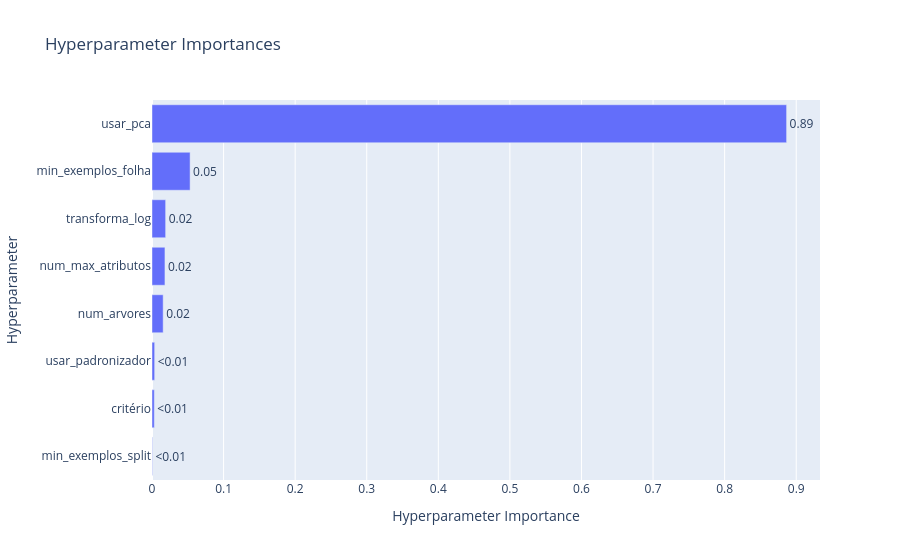

Source (notebook cell):
### Code cell
vis.plot_param_importances(estudo_hpc)

### Figure 1 — Plotly figure (JSON) as saved in the notebook; plotly's stock layout.template omitted (floating-point values rounded to 4 significant figures)
{"data": [{"cliponaxis": false, "hovertemplate": ["min_exemplos_split (IntDistribution): 0.0005167668664624286<extra></extra>", "critério (CategoricalDistribution): 0.0032461710933620914<extra></extra>", "usar_padronizador (CategoricalDistribution): 0.003716001819398477<extra></extra>", "num_arvores (IntDistribution): 0.015585963718728684<extra></extra>", "num_max_atributos (FloatDistribution): 0.018095456966772706<extra></extra>", "transforma_log (CategoricalDistribution): 0.019059104790623973<extra></extra>", "min_exemplos_folha (IntDistribution): 0.05322112515444236<extra></extra>", "usar_pca (CategoricalDistribution): 0.8865594095902093<extra></extra>"], "name": "Objective Value", "orientation": "h", "text": ["<0.01", "<0.01", "<0.01", "0.02", "0.02", "0.02", "0.05", "0.89"], "textposition": "outside", "type": "bar", "x": [0.0005168, 0.003246, 0.003716, 0.01559, 0.0181, 0.01906, 0.05322, 0.8866], "y": ["min_exemplos_split", "critério", "usar_padronizador", "num_arvores", "num_max_atributos", "transforma_log", "min_exemplos_folha", "usar_pca"]}], "layout": {"title": {"text": "Hyperparameter Importances"}, "xaxis": {"title": {"text": "Hyperparameter Importance"}}, "yaxis": {"title": {"text": "Hyperparameter"}}}}
